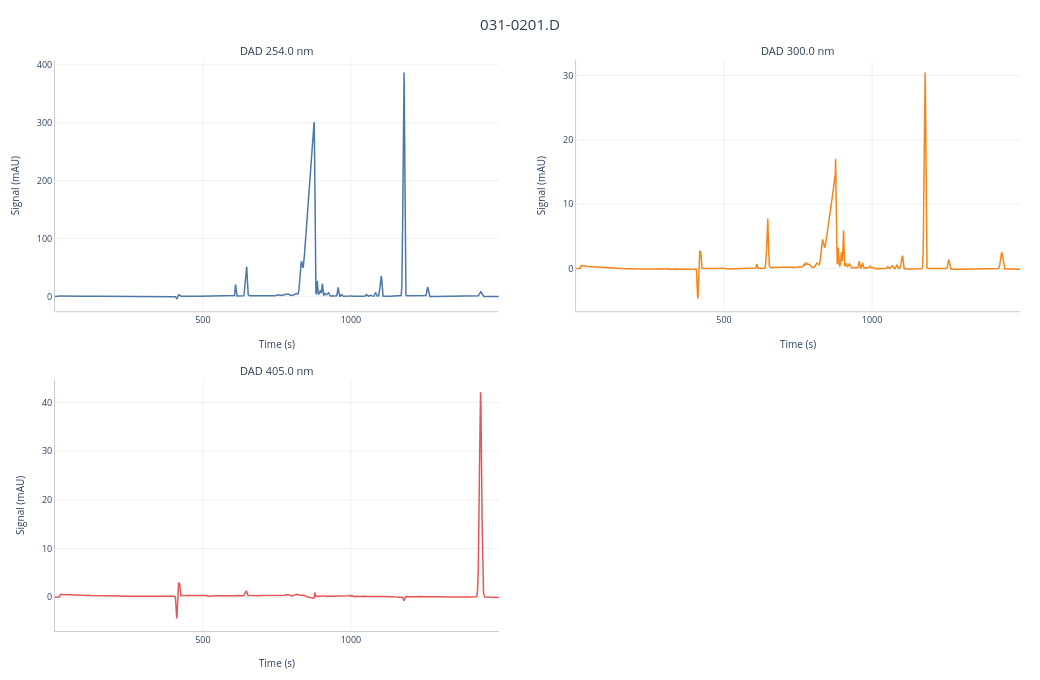
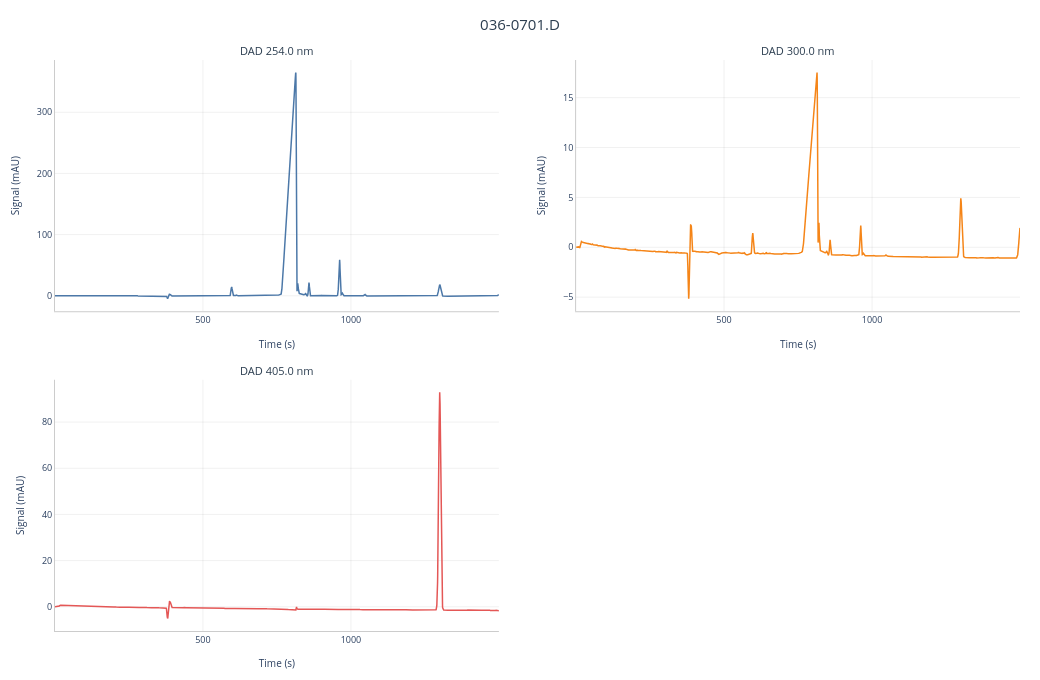

Notebook cell for these charts, in order:
### Code cell
import HPLC
chrom = HPLC.load("./data/031-0201.D/").display()
print(chrom.additional_data)
sig1 = chrom.signals["DAD 254.0 nm"]

chrom2 = HPLC.load("./data/036-0701.D/").display()
print(chrom2.additional_data)
sig2 = chrom2.signals["DAD 254.0 nm"]

### Figure 1 — Plotly figure (JSON) as saved in the notebook; plotly's stock layout.template omitted (floating-point values rounded to 4 significant figures; data arrays with more than 128 entries replaced by an {"elided": "..."} marker saying what was removed)
{"data": [{"customdata": {"elided": "3750 float values"}, "hovertemplate": "<b>DAD 254.0 nm</b><br>Time: %{x:.3f} s<br>Signal: %{customdata:.2f} mAU<extra></extra>", "legendgroup": "DAD 254.0 nm", "line": {"color": "#4C78A8", "width": 1.5}, "mode": "lines", "name": "DAD 254.0 nm", "type": "scatter", "x": {"elided": "3750 float values"}, "xaxis": "x", "y": {"elided": "3750 float values"}, "yaxis": "y"}, {"customdata": {"elided": "3750 float values"}, "hovertemplate": "<b>DAD 300.0 nm</b><br>Time: %{x:.3f} s<br>Signal: %{customdata:.2f} mAU<extra></extra>", "legendgroup": "DAD 300.0 nm", "line": {"color": "#F58518", "width": 1.5}, "mode": "lines", "name": "DAD 300.0 nm", "type": "scatter", "x": {"elided": "3750 float values"}, "xaxis": "x2", "y": {"elided": "3750 float values"}, "yaxis": "y2"}, {"customdata": {"elided": "3750 float values"}, "hovertemplate": "<b>DAD 405.0 nm</b><br>Time: %{x:.3f} s<br>Signal: %{customdata:.2f} mAU<extra></extra>", "legendgroup": "DAD 405.0 nm", "line": {"color": "#E45756", "width": 1.5}, "mode": "lines", "name": "DAD 405.0 nm", "type": "scatter", "x": {"elided": "3750 float values"}, "xaxis": "x3", "y": {"elided": "3750 float values"}, "yaxis": "y3"}], "layout": {"annotations": [{"font": {"color": "#2c3e50", "size": 11}, "showarrow": false, "text": "DAD 254.0 nm", "x": 0.23, "xanchor": "center", "xref": "paper", "y": 1, "yanchor": "bottom", "yref": "paper"}, {"font": {"color": "#2c3e50", "size": 11}, "showarrow": false, "text": "DAD 300.0 nm", "x": 0.77, "xanchor": "center", "xref": "paper", "y": 1, "yanchor": "bottom", "yref": "paper"}, {"font": {"color": "#2c3e50", "size": 11}, "showarrow": false, "text": "DAD 405.0 nm", "x": 0.23, "xanchor": "center", "xref": "paper", "y": 0.44, "yanchor": "bottom", "yref": "paper"}], "height": 680, "hovermode": "x unified", "margin": {"b": 45, "l": 55, "r": 20, "t": 60}, "paper_bgcolor": "white", "plot_bgcolor": "white", "showlegend": false, "title": {"font": {"color": "#2c3e50", "size": 15}, "text": "031-0201.D", "x": 0.5}, "width": 1040, "xaxis": {"anchor": "y", "domain": [0, 0.46], "gridcolor": "rgba(0,0,0,0.06)", "linecolor": "#ccc", "linewidth": 1, "showgrid": true, "tickfont": {"size": 9}, "title": {"font": {"size": 10}, "text": "Time (s)"}, "zeroline": false}, "xaxis2": {"anchor": "y2", "domain": [0.54, 1], "gridcolor": "rgba(0,0,0,0.06)", "linecolor": "#ccc", "linewidth": 1, "showgrid": true, "tickfont": {"size": 9}, "title": {"font": {"size": 10}, "text": "Time (s)"}, "zeroline": false}, "xaxis3": {"anchor": "y3", "domain": [0, 0.46], "gridcolor": "rgba(0,0,0,0.06)", "linecolor": "#ccc", "linewidth": 1, "showgrid": true, "tickfont": {"size": 9}, "title": {"font": {"size": 10}, "text": "Time (s)"}, "zeroline": false}, "xaxis4": {"anchor": "y4", "domain": [0.54, 1]}, "yaxis": {"anchor": "x", "domain": [0.56, 1], "gridcolor": "rgba(0,0,0,0.06)", "linecolor": "#ccc", "linewidth": 1, "showgrid": true, "tickfont": {"size": 9}, "title": {"font": {"size": 10}, "text": "Signal (mAU)"}, "zeroline": false}, "yaxis2": {"anchor": "x2", "domain": [0.56, 1], "gridcolor": "rgba(0,0,0,0.06)", "linecolor": "#ccc", "linewidth": 1, "showgrid": true, "tickfont": {"size": 9}, "title": {"font": {"size": 10}, "text": "Signal (mAU)"}, "zeroline": false}, "yaxis3": {"anchor": "x3", "domain": [0, 0.44], "gridcolor": "rgba(0,0,0,0.06)", "linecolor": "#ccc", "linewidth": 1, "showgrid": true, "tickfont": {"size": 9}, "title": {"font": {"size": 10}, "text": "Signal (mAU)"}, "zeroline": false}, "yaxis4": {"anchor": "x4", "domain": [0, 0.44]}}}

### Figure 2 — Plotly figure (JSON) as saved in the notebook; plotly's stock layout.template omitted (floating-point values rounded to 4 significant figures; data arrays with more than 128 entries replaced by an {"elided": "..."} marker saying what was removed)
{"data": [{"customdata": {"elided": "3750 float values"}, "hovertemplate": "<b>DAD 254.0 nm</b><br>Time: %{x:.3f} s<br>Signal: %{customdata:.2f} mAU<extra></extra>", "legendgroup": "DAD 254.0 nm", "line": {"color": "#4C78A8", "width": 1.5}, "mode": "lines", "name": "DAD 254.0 nm", "type": "scatter", "x": {"elided": "3750 float values"}, "xaxis": "x", "y": {"elided": "3750 float values"}, "yaxis": "y"}, {"customdata": {"elided": "3750 float values"}, "hovertemplate": "<b>DAD 300.0 nm</b><br>Time: %{x:.3f} s<br>Signal: %{customdata:.2f} mAU<extra></extra>", "legendgroup": "DAD 300.0 nm", "line": {"color": "#F58518", "width": 1.5}, "mode": "lines", "name": "DAD 300.0 nm", "type": "scatter", "x": {"elided": "3750 float values"}, "xaxis": "x2", "y": {"elided": "3750 float values"}, "yaxis": "y2"}, {"customdata": {"elided": "3750 float values"}, "hovertemplate": "<b>DAD 405.0 nm</b><br>Time: %{x:.3f} s<br>Signal: %{customdata:.2f} mAU<extra></extra>", "legendgroup": "DAD 405.0 nm", "line": {"color": "#E45756", "width": 1.5}, "mode": "lines", "name": "DAD 405.0 nm", "type": "scatter", "x": {"elided": "3750 float values"}, "xaxis": "x3", "y": {"elided": "3750 float values"}, "yaxis": "y3"}], "layout": {"annotations": [{"font": {"color": "#2c3e50", "size": 11}, "showarrow": false, "text": "DAD 254.0 nm", "x": 0.23, "xanchor": "center", "xref": "paper", "y": 1, "yanchor": "bottom", "yref": "paper"}, {"font": {"color": "#2c3e50", "size": 11}, "showarrow": false, "text": "DAD 300.0 nm", "x": 0.77, "xanchor": "center", "xref": "paper", "y": 1, "yanchor": "bottom", "yref": "paper"}, {"font": {"color": "#2c3e50", "size": 11}, "showarrow": false, "text": "DAD 405.0 nm", "x": 0.23, "xanchor": "center", "xref": "paper", "y": 0.44, "yanchor": "bottom", "yref": "paper"}], "height": 680, "hovermode": "x unified", "margin": {"b": 45, "l": 55, "r": 20, "t": 60}, "paper_bgcolor": "white", "plot_bgcolor": "white", "showlegend": false, "title": {"font": {"color": "#2c3e50", "size": 15}, "text": "036-0701.D", "x": 0.5}, "width": 1040, "xaxis": {"anchor": "y", "domain": [0, 0.46], "gridcolor": "rgba(0,0,0,0.06)", "linecolor": "#ccc", "linewidth": 1, "showgrid": true, "tickfont": {"size": 9}, "title": {"font": {"size": 10}, "text": "Time (s)"}, "zeroline": false}, "xaxis2": {"anchor": "y2", "domain": [0.54, 1], "gridcolor": "rgba(0,0,0,0.06)", "linecolor": "#ccc", "linewidth": 1, "showgrid": true, "tickfont": {"size": 9}, "title": {"font": {"size": 10}, "text": "Time (s)"}, "zeroline": false}, "xaxis3": {"anchor": "y3", "domain": [0, 0.46], "gridcolor": "rgba(0,0,0,0.06)", "linecolor": "#ccc", "linewidth": 1, "showgrid": true, "tickfont": {"size": 9}, "title": {"font": {"size": 10}, "text": "Time (s)"}, "zeroline": false}, "xaxis4": {"anchor": "y4", "domain": [0.54, 1]}, "yaxis": {"anchor": "x", "domain": [0.56, 1], "gridcolor": "rgba(0,0,0,0.06)", "linecolor": "#ccc", "linewidth": 1, "showgrid": true, "tickfont": {"size": 9}, "title": {"font": {"size": 10}, "text": "Signal (mAU)"}, "zeroline": false}, "yaxis2": {"anchor": "x2", "domain": [0.56, 1], "gridcolor": "rgba(0,0,0,0.06)", "linecolor": "#ccc", "linewidth": 1, "showgrid": true, "tickfont": {"size": 9}, "title": {"font": {"size": 10}, "text": "Signal (mAU)"}, "zeroline": false}, "yaxis3": {"anchor": "x3", "domain": [0, 0.44], "gridcolor": "rgba(0,0,0,0.06)", "linecolor": "#ccc", "linewidth": 1, "showgrid": true, "tickfont": {"size": 9}, "title": {"font": {"size": 10}, "text": "Signal (mAU)"}, "zeroline": false}, "yaxis4": {"anchor": "x4", "domain": [0, 0.44]}}}
